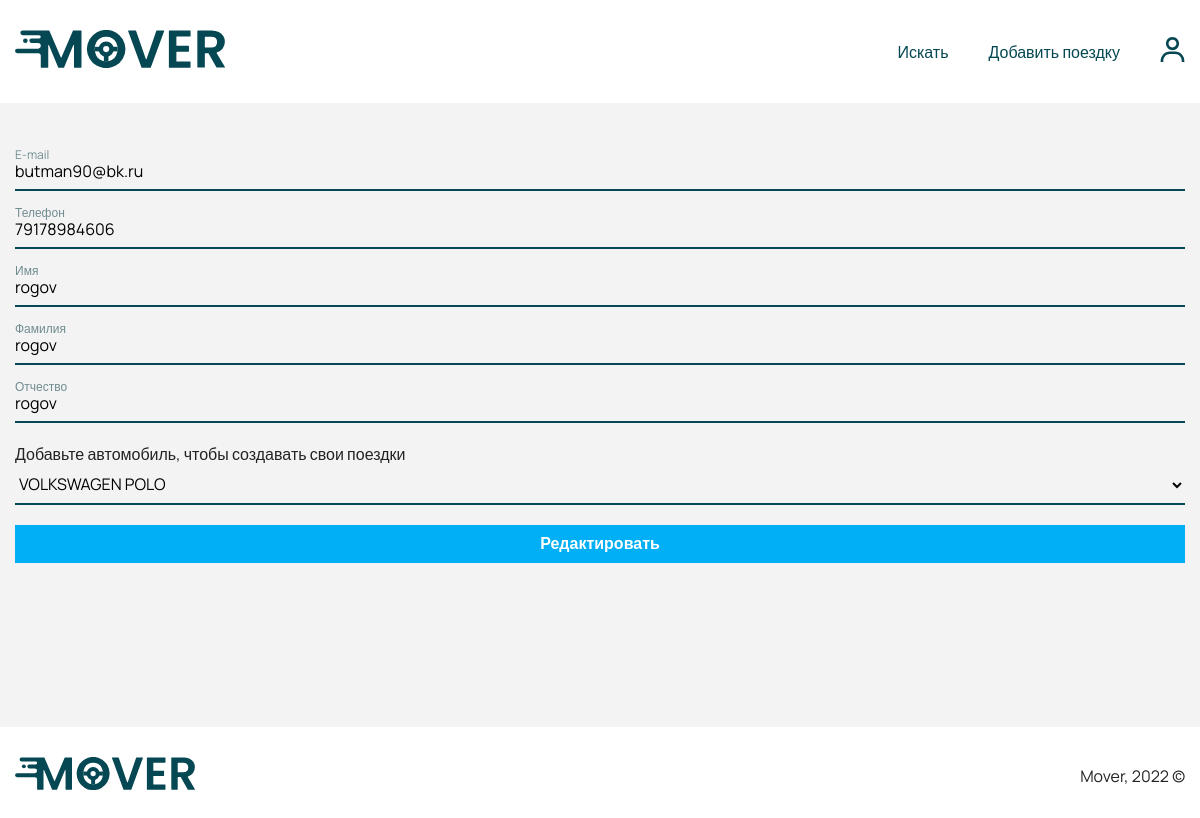
The app's page /profile.php (signed in), older data.
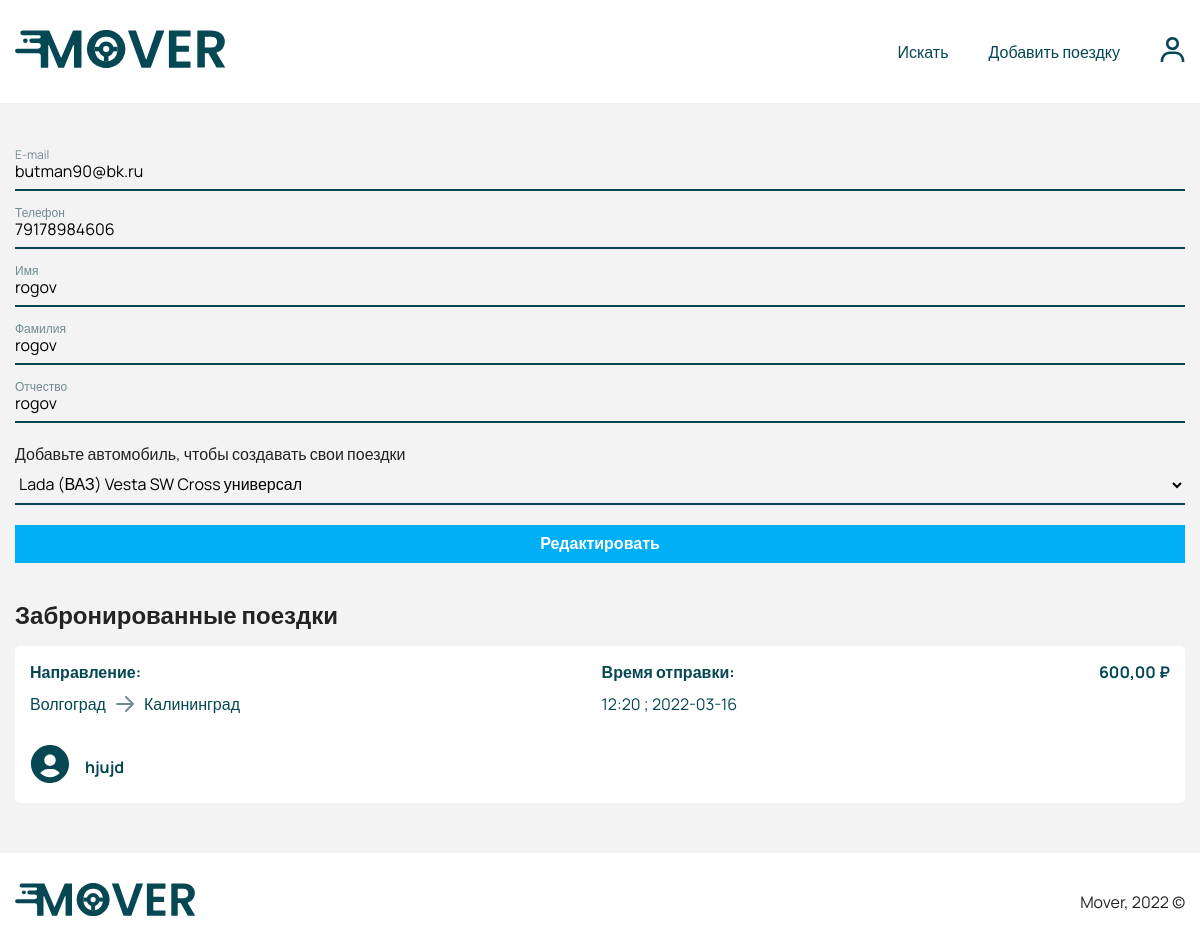
The same page, newer data.
### tables this page shows
CREATE TABLE `users` (
  `id` int(11) NOT NULL,
  `email` varchar(255) DEFAULT NULL,
  `password` varchar(255) DEFAULT NULL,
  `phone` varchar(255) DEFAULT NULL,
  `first_name` varchar(255) DEFAULT NULL,
  `last_name` varchar(255) DEFAULT NULL,
  `mid_name` varchar(255) DEFAULT NULL,
  `photo_url` varchar(255) DEFAULT 'user.svg',
  `rides` int(11) DEFAULT '0',
  `rating` double DEFAULT NULL,
  `car_id` int(11) DEFAULT '426',
  `role_id` int(11) DEFAULT '1',
  `created_at` timestamp NULL DEFAULT CURRENT_TIMESTAMP
);

CREATE TABLE `cars` (
  `id` int(11) NOT NULL,
  `name` varchar(255) DEFAULT NULL
);

CREATE TABLE `trip` (
  `id` int(11) NOT NULL,
  `from` varchar(255) DEFAULT NULL,
  `to` varchar(255) DEFAULT NULL,
  `time` varchar(255) DEFAULT NULL,
  `date` varchar(255) DEFAULT NULL,
  `price` int(11) DEFAULT '0',
  `car_seats` int(11) DEFAULT NULL,
  `car_id` int(11) DEFAULT NULL,
  `user_id` int(11) DEFAULT NULL,
  `status_id` int(11) NOT NULL DEFAULT '1',
  `created_at` timestamp NOT NULL DEFAULT CURRENT_TIMESTAMP
);

### app/QueryDataBase.php (called while the page is built, shortened)
<?php
class QueryDataBase
{
    protected $link;
    private function connect(): void
    {
        try {
            $host = "localhost";
            $dbname = "mover_db";
            $username = "root";
            $password = "";
            $dsn = "mysql:host=$host;dbname=$dbname;charset=utf8;";
        } catch (PDOException $err) {
            die("Ошибка выполнения скрипта: " . $err->getMessage());
        }
    }
    public function query(string $sql)
    {
        $statement = $this->getLink()->prepare($sql);
        $statement->execute();
        return $statement;
    }
    public function getAllData(string $table): array
    {
        return $this->query("SELECT * FROM `{$table}`")->fetchAll(PDO::FETCH_ASSOC);
    }
    public function getLink()
    {
        return $this->link;
    }
    public function setLink($link): QueryDataBase
    {
        $this->link = $link;
        return $this;
    }
}

### app/models/User.php (called while the page is built, shortened)
<?php
function getUserById($id) {
    global $database;
    $result = $database->getLink()->query("SELECT * FROM `users` WHERE `id` =" . $id)->fetch(PDO::FETCH_ASSOC);
    return $result;
}

### profile.php (the view, shortened to what the changed rows need)
<?php
require('app/QueryDataBase.php');
$database = new QueryDataBase();
require('app/models/User.php');
if (empty($_GET['id'])) {
    $user = getUserById($_SESSION['id']);
} else {
    $user = getUserById($_GET['id']);
}
?>
<!doctype html>
<html lang="en">
<head>
    <?php require('app/snippets/head.php') ?>
</head>
<body>
<section class="section section-single profile">
    <div class="container">
        <div class="section-content profile-content">
            <div class="grid profile-grid">
                <?php if ($_SESSION['id'] == $user['id']): ?>
                    <form action="app/actions/updateUser.action.php" class="profile-form" method="post" name="updUser">
                        <div class="login-wrapper">
                            <div class="form__group">
                                <input type="input" class="input form__input" name="profileEmail" id="profileEmail"
                                       placeholder=" " value="<?php echo $user['email']; ?>">
                                <label for="profileEmail" class="form__label">E-mail</label>
                            </div>
                            <div class="form__group">
                                <input type="input" class="input form__input" name="profilePhone" id="profilePhone"
                                       placeholder=" " value="<?php echo $user['phone']; ?>">
                                <label for="profilePhone" class="form__label">Телефон</label>
                            </div>
                            <div class="form__group">
                                <input type="input" class="input form__input" name="profileFirst" id="profileFirst"
                                       placeholder=" " value="<?php echo $user['first_name']; ?>">
                                <label for="profileFirst" class="form__label">Имя</label>
                            </div>
                            <div class="form__group">
                                <input type="input" class="input form__input" name="profileLast" id="profileLast"
                                       placeholder=" " value="<?php echo $user['last_name']; ?>">
                                <label for="profileLast" class="form__label">Фамилия</label>
                            </div>
                            <div class="form__group">
                                <input type="input" class="input form__input" name="profileMid" id="profileMid"
                                       placeholder=" " value="<?php echo $user['mid_name']; ?>">
                                <label for="profileMid" class="form__label">Отчество</label>
                            </div>
                            <div class="form__group">
                                <?php $cars = $database->getAllData("cars"); ?>
                                Добавьте автомобиль, чтобы создавать свои поездки
                                <select name="profileCar" id="profileCar" class="input form__input">
                                    <?php foreach ($cars as $car): ?>
                                        <?php if ($car['id'] == 426) continue; ?>
                                        <option <?php if ($car['id'] == $user['car_id']): ?> selected <?php endif; ?>
                                                value="<?php echo $car['id']; ?>"><?php echo $car['name']; ?></option>
                                    <?php endforeach; ?>
                                </select>
                            </div>
                            <button class="button profile__button" type="submit">Редактировать</button>
                        </div>
                    </form>
                <?php endif; ?>
                <div class="coming">
                    <?php $booking = $database->getLink()->query("SELECT * FROM `booking_trip` WHERE user_id = " . $_SESSION['id'])->fetchAll(PDO::FETCH_ASSOC); ?>
                    <?php if (!empty($booking)): ?>
                    <h2 class="section__title coming__title">Забронированные поездки</h2>
                    <ul class="result-wrapper">
                        <?php foreach ($booking as $item): ?>
                            <?php $userTrips = $database->getLink()->query("SELECT *, trip.id AS trip_id FROM `trip` INNER JOIN `users` ON `trip`.`user_id` = `users`.`id` WHERE trip.id = " . $item['trip_id'])->fetchAll(PDO::FETCH_ASSOC); ?>
                            <?php foreach ($userTrips as $trip): ?>
                                <a href="/trip.php?id=<?php echo $trip['trip_id']; ?>"
                                   style="color: var(--green-color);">
                                    <li class="route">
                                        <header class="route-header">
                                            <div class="route-info">
                                                <h4 class="route__title">Направление:</h4>
                                                <div class="route-way">
                                                    <p class="route-dist"><?php echo $trip['from']; ?></p>
                                                    <img src="assets/images/icons/arrow.svg" alt="arrow"
                                                         class="arrow">
                                                    <p class="route-dist"><?php echo $trip['to']; ?></p>
                                                </div>
                                            </div>
                                            <div class="route-duration">
                                                <h4 class="route__title">Время отправки:</h4>
                                                <p class="route__duration"><?php echo $trip['time']; ?>
                                                    ; <?php echo $trip['date']; ?></p>
                                            </div>
                                            <p class="price route-price"><?php echo $trip['price']; ?>,00 ₽</p>
                                        </header>
                                        <footer class="route-footer">
                                            <div class="user">
                                                <div class="user-photo">
                                                    <img src="assets/images/avatar/<?php echo $trip['photo_url']; ?>"
                                                         alt="avatar" class="user__img">
                                                </div>
                                                <div class="user-info">
                                                    <h4 class="user__name"><?php echo $trip['first_name']; ?></h4>
                                                </div>
                                            </div>
                                        </footer>
                                    </li>
                                </a>
                            <?php endforeach; ?>
                        <?php endforeach; ?>
                        <?php endif; ?>
                    </ul>
                </div>
            </div>
        </div>
    </div>
</section>
</body>
</html>

Row changes from the older to the newer data that the page shows:
changed users "butman90@bk.ru": profileCar "VOLKSWAGEN POLO" → "Lada (ВАЗ) Vesta SW Cross универсал"
now on this page (row edited): trip: from "Волгоград", to "Калининград", time "12:20", date "2022-03-16", price "600", user.photo_url (placeholder picture), user.first_name "hjujd"
Text that changed along with them:
text now shown: "Забронированные поездки"
